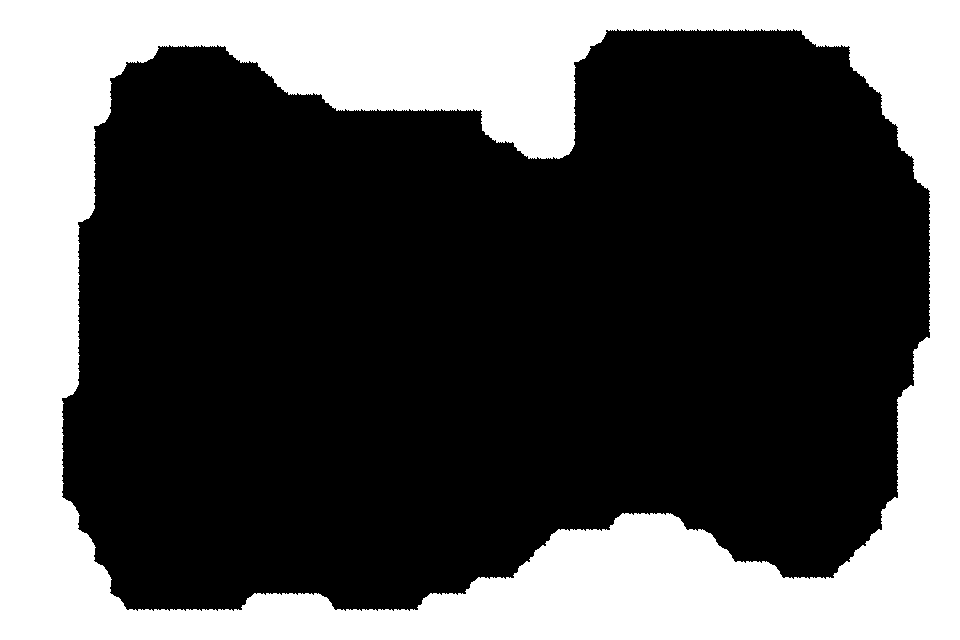

Below is a game level as drawn by its tile map, then a one-line description and the .tmx that defines it (tile-layer data replaced by summaries):
An orthogonal 60x40 tile map with 16x16 px tiles, 1 tile layer (Paredes) and 19 objects.

<map version="1.0" orientation="orthogonal" renderorder="right-down" width="60" height="40" tilewidth="16" tileheight="16" nextobjectid="1">
 <tileset firstgid="1" name="Tileset" tilewidth="16" tileheight="16" tilecount="150" columns="15">
  <image source="Tiles-BW.png" width="240" height="160" />
  <terraintypes>
   <terrain name="Paredes" tile="-1" />
  </terraintypes>
  <tile id="0" terrain=",,,0">
   <objectgroup draworder="index">
    <object id="1" x="0" y="0" width="16" height="16" />
   </objectgroup>
  </tile>
  <tile id="1" terrain=",,0,0">
   <objectgroup draworder="index">
    <object id="2" x="0" y="0" width="16" height="16" />
   </objectgroup>
  </tile>
  <tile id="2" terrain=",,0,">
   <objectgroup draworder="index">
    <object id="1" x="0" y="0" width="16" height="16" />
   </objectgroup>
  </tile>
  <tile id="3">
   <objectgroup draworder="index">
    <object id="1" x="0" y="0" width="16" height="16" />
   </objectgroup>
  </tile>
  <tile id="4">
   <objectgroup draworder="index">
    <object id="1" x="0" y="0" width="16" height="16" />
   </objectgroup>
  </tile>
  <tile id="12" terrain="0,0,0,">
   <objectgroup draworder="index">
    <object id="1" x="0" y="0" width="16" height="16" />
   </objectgroup>
  </tile>
  <tile id="13" terrain="0,0,,0">
   <objectgroup draworder="index">
    <object id="1" x="0" y="0" width="16" height="16" />
   </objectgroup>
  </tile>
  <tile id="15" terrain=",0,,0">
   <objectgroup draworder="index">
    <object id="1" x="0" y="0" width="16" height="16" />
   </objectgroup>
  </tile>
  <tile id="16" terrain="0,0,0,0">
   <objectgroup draworder="index">
    <object id="2" x="0" y="0" width="16" height="16" />
   </objectgroup>
  </tile>
  <tile id="17" terrain="0,,0,">
   <objectgroup draworder="index">
    <object id="2" x="0" y="0" width="16" height="16" />
   </objectgroup>
  </tile>
  <tile id="18">
   <objectgroup draworder="index">
    <object id="1" x="0" y="0" width="16" height="16" />
   </objectgroup>
  </tile>
  <tile id="19">
   <objectgroup draworder="index">
    <object id="1" x="0" y="0" width="16" height="16" />
   </objectgroup>
  </tile>
  <tile id="27" terrain="0,,0,0">
   <objectgroup draworder="index">
    <object id="1" x="0" y="0" width="16" height="16" />
   </objectgroup>
  </tile>
  <tile id="28" terrain=",0,0,0">
   <objectgroup draworder="index">
    <object id="1" x="0" y="0" width="16" height="16" />
   </objectgroup>
  </tile>
  <tile id="30" terrain=",0,,">
   <objectgroup draworder="index">
    <object id="1" x="0" y="0" width="16" height="16" />
   </objectgroup>
  </tile>
  <tile id="31" terrain="0,0,,">
   <objectgroup draworder="index">
    <object id="1" x="0" y="0" width="16" height="16" />
   </objectgroup>
  </tile>
  <tile id="32" terrain="0,,,">
   <objectgroup draworder="index">
    <object id="1" x="0" y="0" width="16" height="16" />
   </objectgroup>
  </tile>
  <tile id="33">
   <objectgroup draworder="index">
    <object id="1" x="0" y="0" width="16" height="16" />
   </objectgroup>
  </tile>
  <tile id="34">
   <objectgroup draworder="index">
    <object id="1" x="0" y="0" width="16" height="16" />
   </objectgroup>
  </tile>
 </tileset>
 <layer name="Paredes" width="60" height="40">
  <data>[2400 cells, 827 non-empty, 13 distinct tile ids]</data>
 </layer>
</map>